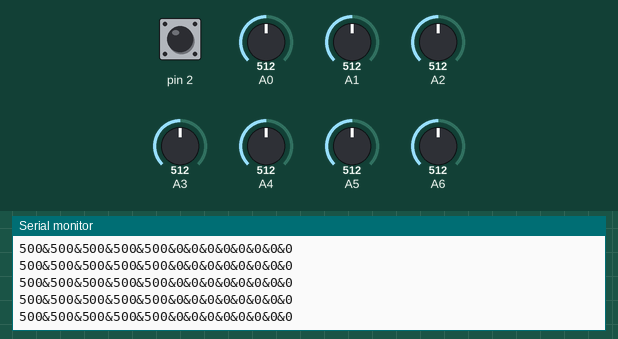
This sketch was run on a simulated Arduino Nano, built with avr-gcc and run on an emulated ATmega328P. On the bench: the last lines printed to the serial monitor. Inputs (shaded band) come from the test bench; at power-on: A0 = 512, pin 2 HIGH, A1 = 512, A2 = 512, A3 = 512, A4 = 512, A5 = 512, A6 = 512.

Above: at 10.2 s.
10.3 s: A0 set to 525
At 10.9 s:
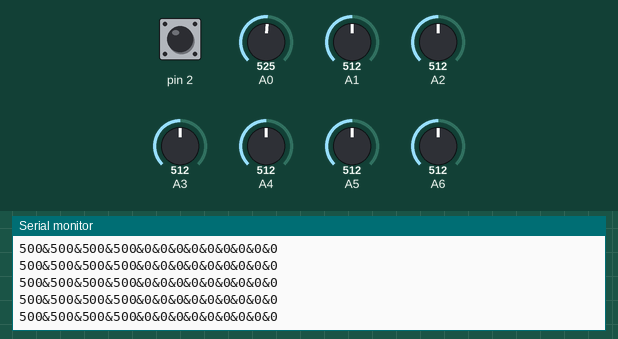
11.8 s: A0 set to 503
At 12.9 s:
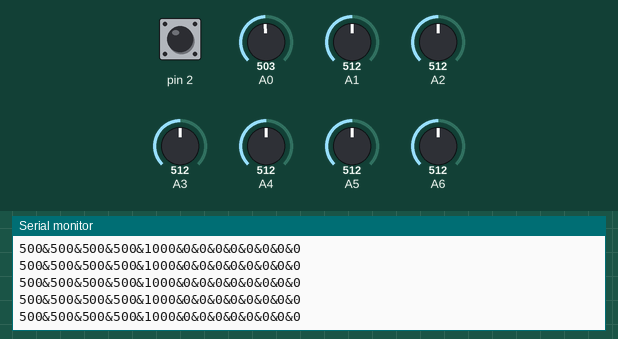
Timing chart, 0 to 14.3 s (numbered marks = the images above; inputs shaded):
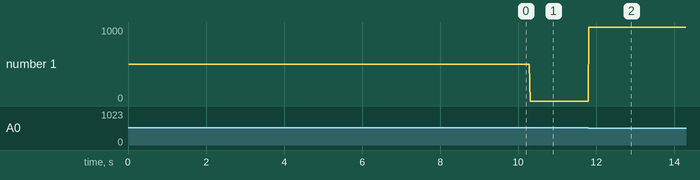

Measured:
- after the input at 10.3 s, the serial monitor: prints a new line at once (image 1)
- after the input at 11.8 s, the serial monitor: prints a new line at once (image 2)
- plotted number 1: 0 → 1000 after the input at 11.8 s

The sketch:

lucidgloves.ino
```cpp
int sensorValue = 0;
String commandFromPC = "";
int loops = 0;
int maxFingers[5] = {0,0,0,0,0};
int minFingers[5] = {1023,1023,1023,1023};

int calib[5] = {500,500,500,500,500};

void setup() {
  // put your setup code here, to run once:
  for (int b = 0; b < 5; b++)
        minFingers[b] = 1023;
    for (int c = 0; c < 5; c++)
        maxFingers[c] = 0;
  Serial.begin(115200);
  //Serial.begin(9600);
  //Serial.println("Startup Complete" + String(minFingers[4]));
  pinMode(2, INPUT_PULLUP);
}

void loop() {
  // put your main code here, to run repeatedly:
  //commandFromPC = Serial.readStringUntil('\n');
  delay(16);
  //delay(300);
  //if (commandFromPC == "READ_VALUES")
  //if (commandFromPC.length() > 1)
  {
      int theseFingers[5] = {1023-analogRead(A4), 1023-analogRead(A3), 1023-analogRead(A2), 1023-analogRead(A1), 1023-analogRead(A0)};
      int joyX = analogRead(A5);
      int joyY = analogRead(A6);
      int joyClick = digitalRead(2);

      if (joyClick == HIGH){
        joyClick = 1;
      }

      for (int i = 0; i < 5; i++){
        if (loops < 5000){
          if (theseFingers[i] > maxFingers[i])
            maxFingers[i] = theseFingers[i];
          if (theseFingers[i] < minFingers[i])
            minFingers[i] = theseFingers[i];
          loops++;
        }
        if (minFingers[i] != maxFingers[i]){
          calib[i] = (int)((float)(theseFingers[i] - minFingers[i]) / (float)(maxFingers[i] - minFingers[i]) * 1000.0f);
        }
      }
      char stringToPrint[75];
      //             fingers        joystick  buttons  gestures
      sprintf(stringToPrint, "%d&%d&%d&%d&%d&%d&%d&%d&%d&%d&%d&%d&%d\n",
      calib[0], calib[1], calib[2], calib[3], calib[4], 0, 0, 0, 0, 0, 0, 0, 0);
      Serial.print(stringToPrint);
  }
}
```
